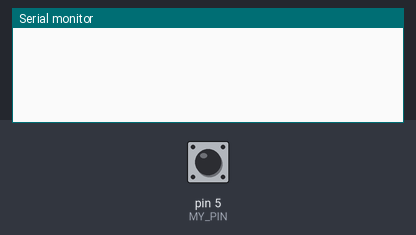
The sketch below on a simulated Arduino Uno, built with avr-gcc and run on an emulated ATmega328P. Shown: the last lines printed to the serial monitor. Inputs (shaded band) come from the test bench; at power-on: pin 5 (MY_PIN) HIGH.

Above: at 1.2 s.
1.3 s: pin 5 (MY_PIN) pulsed LOW 2 times (0.12 s each, 0.3 s apart)
At 2.0 s:
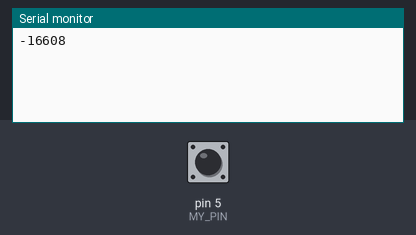
3.4 s: pin 5 (MY_PIN) pulled LOW for 0.15 s
At 4.6 s:
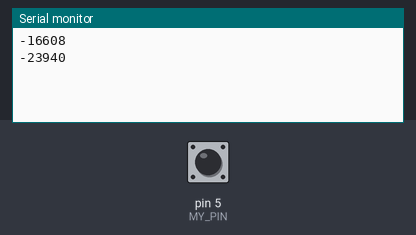
5.0 s: pin 5 (MY_PIN) pulled LOW for 1 s
At 5.8 s:
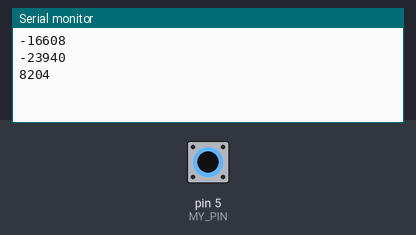
7.5 s: pin 5 (MY_PIN) pulled LOW for 0.15 s
At 8.9 s:
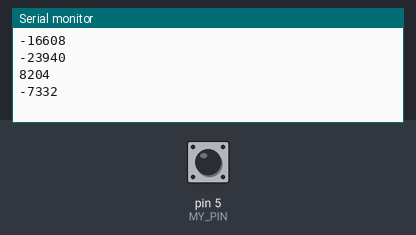
Timing chart, 0 to 10.1 s (numbered marks = the images above; inputs shaded):
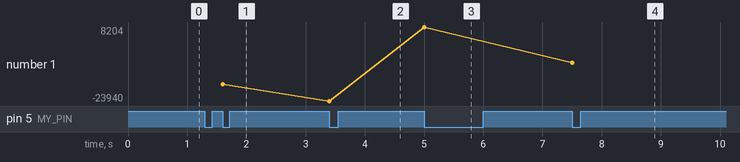

The sketch:

pin-change-int-test.ino
```cpp
#include <PinChangeInt.h>

// see https://github.com/GreyGnome/PinChangeInt
// todo: migrate to https://github.com/GreyGnome/EnableInterrupt

#define MY_PIN 5 // we could choose any pin

volatile int pwm_value = 0;
volatile int prev_time = 0;
uint8_t latest_interrupted_pin;

void rising()
{
  latest_interrupted_pin=PCintPort::arduinoPin;
  PCintPort::attachInterrupt(latest_interrupted_pin, &falling, FALLING);
  prev_time = micros();
}

void falling() {
  latest_interrupted_pin=PCintPort::arduinoPin;
  PCintPort::attachInterrupt(latest_interrupted_pin, &rising, RISING);
  pwm_value = micros()-prev_time;
  Serial.println(pwm_value);
}

void setup() {
  pinMode(MY_PIN, INPUT); digitalWrite(MY_PIN, HIGH);
  Serial.begin(115200);
  PCintPort::attachInterrupt(MY_PIN, &rising, RISING);
}

void loop() { }
```

Measured:
- after the input at 1.3 s, the serial monitor: prints a new line after 0.30 s (image 1)
- after the input at 3.4 s, the serial monitor: prints a new line at once (image 2)
- after the input at 5.0 s, the serial monitor: prints a new line at once (image 3)
- after the input at 7.5 s, the serial monitor: prints a new line at once (image 4)
- plotted number 1: -16608 → -23940 after the input at 3.4 s, -23940 → 8204 after the input at 5.0 s, 8204 → -7332 after the input at 7.5 s
